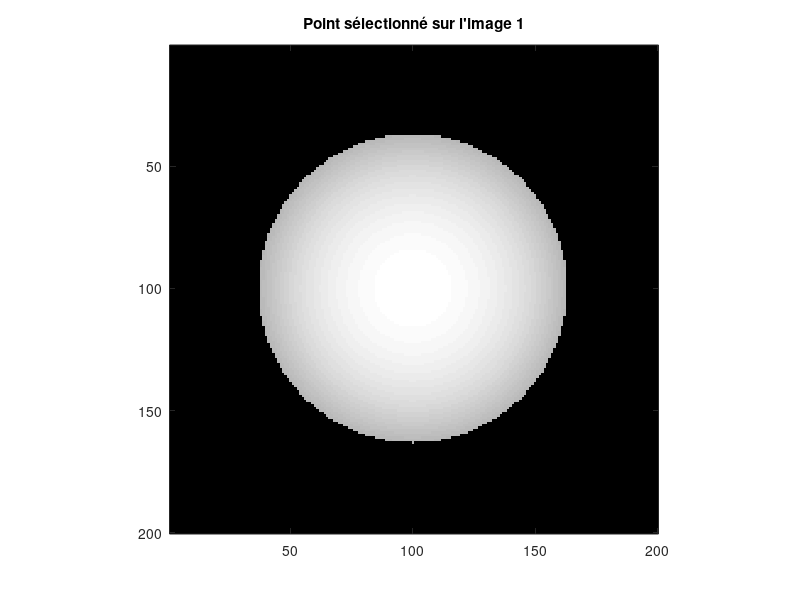
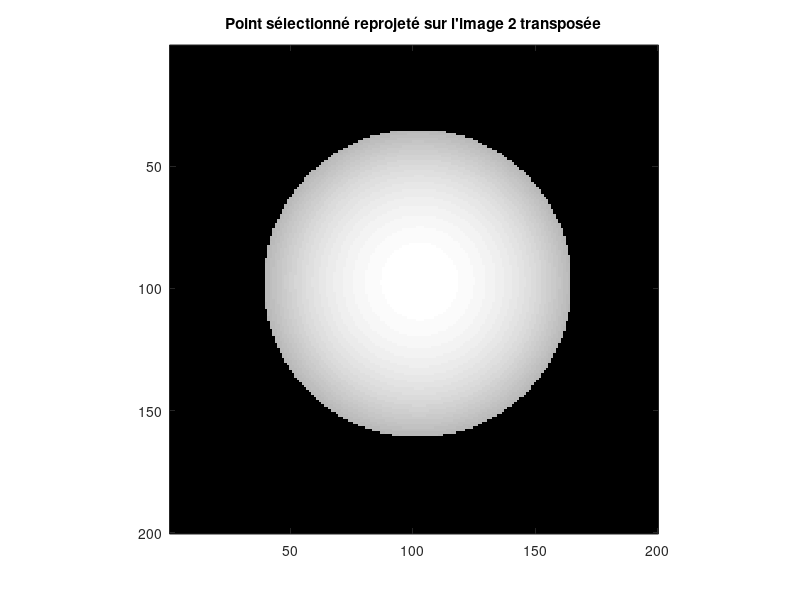

Write the MATLAB code that produced these figures, in order. (Note: this script raises an error after producing the figures.)
%% Clear
clear;
close all;
taille_ecran = get(0,'ScreenSize');
L = taille_ecran(3);
H = taille_ecran(4);

%% Données
load donnees_calotte_tr;

%% Paramètres
valeurs_z = 0:1:120;	% Les valeurs de profondeurs utilisées
lambda = 0;				% Paramètre pour l'évaluation du score de la reprojection
offset = 0;

%% Variables utiles
[i_1_liste,j_1_liste] = find(masque_1_tr);
nb_pixels_utilises = size(i_1_liste,1);
nb_profondeurs_testees = size(valeurs_z,2);
scores = 10 * ones(nb_pixels_utilises,1);
liste_p_estimes = zeros(nb_pixels_utilises,1);
liste_q_estimes = zeros(nb_pixels_utilises,1);
angles_trouves = zeros(taille,taille);
angles_trouves_fronto = zeros(taille,taille);
angles_GT_fronto = zeros(taille,taille);
%[dy_I_1,dx_I_1] = gradient(I_1);
%[dy_I_2,dx_I_2] = gradient(I_2);
[dx_I_1_tr,dy_I_1_tr] = gradient(I_1_tr);
[dx_I_2_tr,dy_I_2_tr] = gradient(I_2_tr);
%ens_condition_image_2 = zeros(taille,taille);
ens_condition_image_2_tr = zeros(taille,taille);

f1 = figure;
imshow(I_1_tr);
title("Point sélectionné sur l'image 1");
axis on;
f2 = figure;
imshow(I_2_tr);
title("Point sélectionné reprojeté sur l'image 2 transposée");
axis on;

%% Algorithme
% Sélection d'un pixel
for indice_pixel = 1:size(i_1_liste,1)
	i_1 = i_1_liste(indice_pixel);
	j_1 = j_1_liste(indice_pixel);
	%grad_I_1 = [dx_I_1(i_1,j_1); dy_I_1(i_1,j_1)];
	grad_I_1_tr = [dx_I_1_tr(i_1,j_1); dy_I_1_tr(i_1,j_1)];

	%z_tilde = Z_1(i_1,j_1);
	z_tilde_tr = Z_1_tr(i_1,j_1);
	% Changements de repère
	%P_1_tilde = [X(i_1,j_1); Y(i_1,j_1); z_tilde];
	P_1_tilde_tr = [X_tr(i_1,j_1); Y_tr(i_1,j_1); z_tilde_tr];
	P_1_tilde_tr = [j_1 - C_x_tr ; i_1 - C_y_tr ; z_tilde_tr];
	%P_2_tilde = R_2' * P_1_tilde;
	P_2_tilde_tr = R_2_tr * P_1_tilde_tr + t_2_tr;
	%i_2_tilde = P_2_tilde(1) + C_x;
	%j_2_tilde = P_2_tilde(2) + C_y;
	j_2_tilde_tr = P_2_tilde_tr(1) + C_x_tr;
	i_2_tilde_tr = P_2_tilde_tr(2) + C_y_tr;

	if (0 & mod(i_1,10) == 1 & mod(j_1,10) == 1)
		[i_1 , j_1 , i_2_tilde_tr , j_2_tilde_tr]
	end

	if (i_1 == taille/2+delta_y & j_1 == taille/2+delta_x | i_1 == taille/2-10+delta_y & j_1 == taille/2+delta_x | i_1 == taille/2+10+delta_y & j_1 == taille/2+delta_x | i_1 == taille/2+delta_y & j_1 == taille/2-10+delta_x | i_1 == taille/2+delta_y & j_1 == taille/2+10+delta_x | i_1 == taille/2+delta_y & j_1 == taille/2-20+delta_x | i_1 == taille/2+delta_y & j_1 == taille/2-30+delta_x | i_1 == taille/2+delta_y & j_1 == taille/2+20+delta_x | i_1 == taille/2+delta_y & j_1 == taille/2+30+delta_x )
		figure(f1);
		hold on;
		plot(j_1,i_1,'r+');
		hold off;

		%figure;
		%imshow(I_2);
		%hold on;
		%plot(j_2_tilde,i_2_tilde,'r+');
		%title("Point sélectionné reprojeté sur l'image 2");
		%hold off;

		figure(f2);
		hold on;
		plot(j_2_tilde_tr,i_2_tilde_tr,'r+');
		hold off;

		[i_1,j_1]
		%P_1_tilde
		P_1_tilde_tr
		%[i_2_tilde,j_2_tilde]
		[i_2_tilde_tr,j_2_tilde_tr]
		%P_2_tilde
		P_2_tilde_tr

	end

	% Évalution de la position du point trouvé dans les dimensions des images
	%condition_image_2 = i_2_tilde > 0.5 & i_2_tilde <= size(masque_2,1) & j_2_tilde > 0.5 & j_2_tilde <= size(masque_2,2);
	condition_image_2_tr = i_2_tilde_tr > 0.5 & i_2_tilde_tr <= size(masque_2_tr,1) & j_2_tilde_tr > 0.5 & j_2_tilde_tr <= size(masque_2_tr,2);
	ens_condition_image_2_tr(i_1,j_1) = condition_image_2_tr;

	% Si le point reprojeté tombe sur le masque de la deuxième image
	%if condition_image_2 & masque_2(round(i_2_tilde),round(j_2_tilde))
	if condition_image_2_tr & masque_2_tr(round(i_2_tilde_tr),round(j_2_tilde_tr))

		%grad_I_2_tilde = [interp2(dx_I_2,j_2_tilde,i_2_tilde); interp2(dy_I_2,j_2_tilde,i_2_tilde)];
		grad_I_2_tilde_tr = [interp2(dx_I_2_tr,j_2_tilde_tr,i_2_tilde_tr); interp2(dy_I_2_tr,j_2_tilde_tr,i_2_tilde_tr)];

		%second_membre = grad_I_1 - R_2(1:2,1:2) * grad_I_2_tilde;
		second_membre_tr = grad_I_1_tr - R_2_tr(1:2,1:2)' * grad_I_2_tilde_tr;
		%coefficient_p_q = R_2(1,3) * grad_I_2_tilde(1) + R_2(2,3) * grad_I_2_tilde(2);
		coefficient_p_q_tr = R_2_tr(1,3) * grad_I_2_tilde_tr(1) + R_2_tr(2,3) * grad_I_2_tilde_tr(2);

		% Si pas de division par 0, on calcule le score associé
		%if abs(coefficient_p_q) > 0
		if abs(coefficient_p_q_tr) > 0
			%p_estime = second_membre(1) / coefficient_p_q;
			%q_estime = second_membre(2) / coefficient_p_q;
			p_estime_tr = second_membre_tr(1) / coefficient_p_q_tr;
			q_estime_tr = second_membre_tr(2) / coefficient_p_q_tr;


			%normale_calculee = [p_estime ; q_estime ; 1];
			normale_calculee_tr = [p_estime_tr ; q_estime_tr ; -1];
			%normale_calculee = normale_calculee / vecnorm(normale_calculee);
			normale_calculee_tr = normale_calculee_tr / vecnorm(normale_calculee_tr);
			%normale_GT = reshape(N_1(i_1,j_1,:),3,1);
			normale_GT_tr = reshape(N_1_tr(i_1,j_1,:),3,1);
			%angles_trouves(i_1,j_1) = angle_normale(normale_GT,normale_calculee);
			angles_trouves(i_1,j_1) = angle_normale(normale_GT_tr,normale_calculee_tr);
			angles_trouves_fronto(i_1,j_1) = angle_normale([0 ; 0 ; -1],normale_calculee_tr);
			%angles_GT_fronto(i_1,j_1) = angle_normale([0 ; 0 ; -1],normale_GT_tr);

			%liste_p_estimes(indice_pixel) = p_estime;
			%liste_q_estimes(indice_pixel) = q_estime;

			%residu_1 = I_1(i_1,j_1) - 1 / sqrt(p_estime^2 + q_estime^2 + 1);
			%residu_2 = I_1(i_1,j_1) - interp2(I_2,i_2_tilde,j_2_tilde);

			%scores(indice_pixel) = residu_2^2;
		end
	end
end


%% Résultats
% Affichage des normales
figure;
imagesc(angles_trouves);
colorbar;
title("Différences d'angles entre les normales VT et les normales estimées")
axis equal;

figure;
imagesc(angles_trouves_fronto);
colorbar;
title("Différences d'angles entre les normales fronto et les normales estimées")
axis equal;


for i = 1:taille
	for j = 1:taille
		normale_GT_tr = reshape(N_1_tr(i,j,:),3,1);
		angles_GT_fronto(i,j) = angle_normale([0 ; 0 ; -1],normale_GT_tr);
	end
end

figure;
imagesc(angles_GT_fronto);
colorbar;
title("Différences d'angles entre les normales fronto et les normales VT")
axis equal;

%{
figure;
s = surf(X_tr,Y_tr,Z_1_tr);
s.EdgeColor = 'none';
colormap gray;
hold on
axis equal;
quiver3(X_tr,Y_tr,Z_1_tr,N_1_tr(:,:,1),N_1_tr(:,:,2),N_1_tr(:,:,3));

format long;
R_2_tr
t_2_tr
format short;
%}
